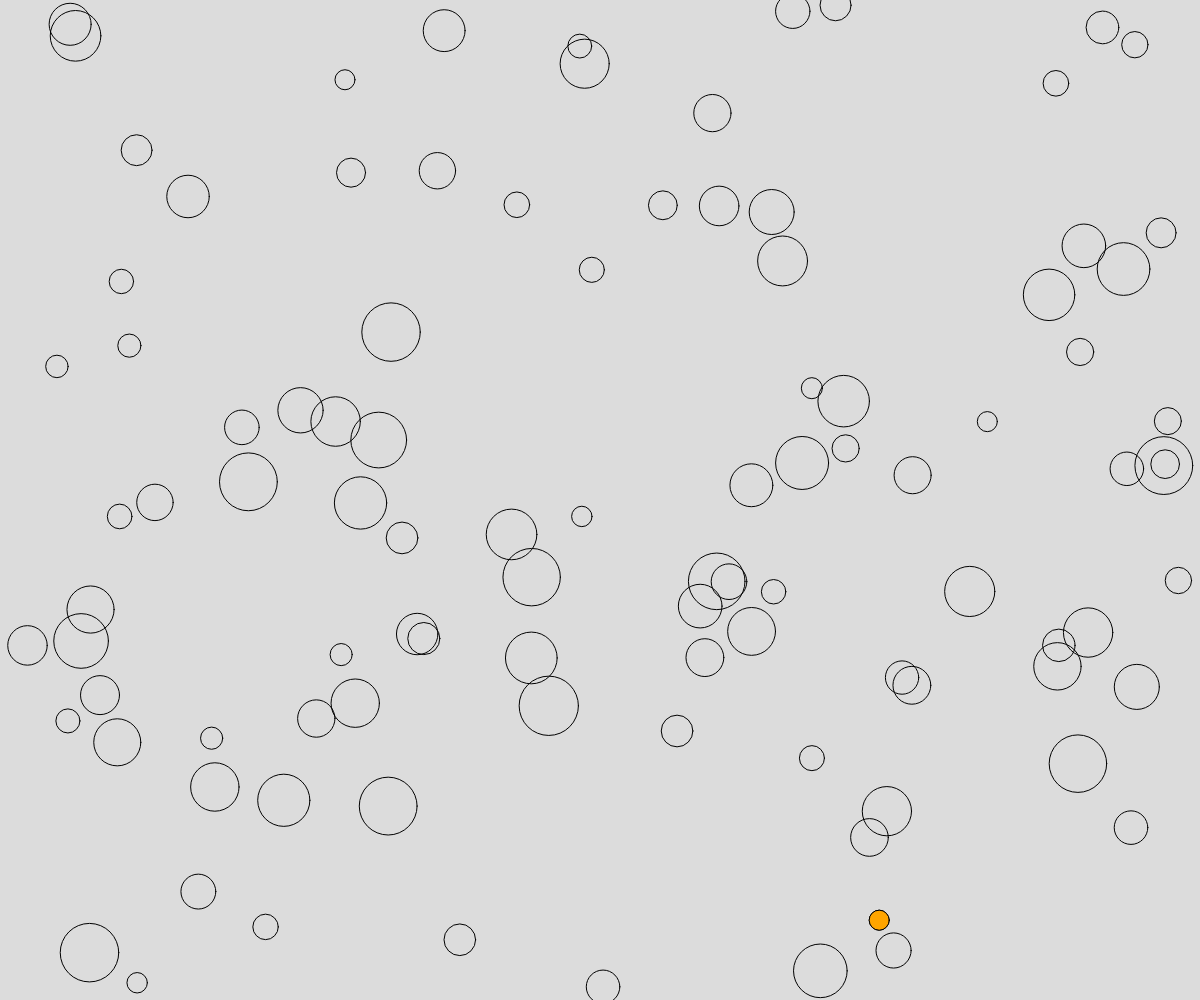
Frame 1 (no input)
Frame 60 (no input): identical to frame 1, image omitted
Frame 120 (the mouse pressed at the canvas centre since frame 60): identical to frame 1, image omitted

The p5.js sketch that drew this single still picture (run headless with seeded random() and noise() and a simulated clock; from frame 60 on, the mouse is pressed at the canvas centre):

// p5.js sketch
// ── sketch.js
// Find the Smallest Circle
// Mason Wick
// 10/05/26

const numCircles = 100;
let seed;

async function setup() {
  createCanvas(windowWidth, windowHeight);
  seed = random(0, 100);
}

function draw() {

  randomSeed(seed);
  background(220);
  drawCircle();
}

function drawCircle() {
  let smallDiameter = Infinity;
  let smallX = -1;
  let smallY = -1;

  // Draw numCircles all over the screen, sizes are random, noFill() ny default
  noFill();
  for (let i = 0; i < numCircles; i++) {
    let x = random(0, width);
    let y = random(0, height);
    let d = random(20, 60);
    circle(x, y, d);

    if (d < smallDiameter) {
      smallDiameter = d;
      smallX = x;
      smallY = y;
    }
  }
  fill("orange");
  circle(smallX, smallY, smallDiameter);
}
